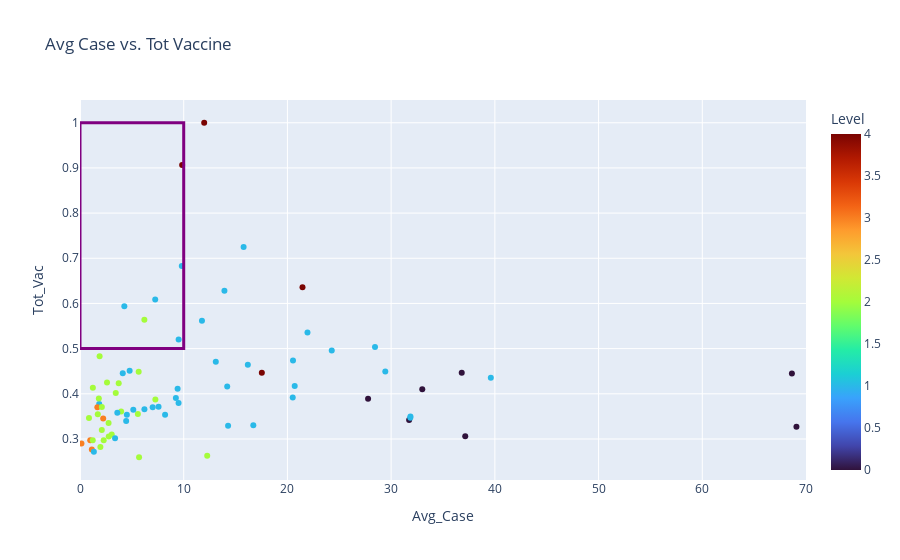

This figure's notebook cell:
### Code cell
# 3D Plot
import plotly.graph_objects as go


# fig = px.scatter_3d(Y, x="Avg_Case", y="Tot_Vac",z='607_Vac',size='Avg_PosTest',hover_name='Province',color='Level',title='3D Scatter Plot',color_continuous_scale='Turbo')
fig = px.scatter(Y, x="Avg_Case",y="Tot_Vac",hover_name='Province',color='Level',title='Avg Case vs. Tot Vaccine',color_continuous_scale='Turbo')
fig.add_shape(type="rect",
    xref="x", yref="y",
    x0=0, y0=0.5, x1=10, y1=1,
    line=dict(
        color="Purple",
        width=3,
    ),
)
fig.update_layout(xaxis_range=[0,70])
fig.show()

### Figure 1 — Plotly figure (JSON) as saved in the notebook; plotly's stock layout.template omitted (floating-point values rounded to 4 significant figures)
{"data": [{"hovertemplate": "<b>%{hovertext}</b><br><br>Avg_Case=%{x}<br>Tot_Vac=%{y}<br>Level=%{marker.color}<extra></extra>", "hovertext": ["Amnat Charoen", "Ang Thong", "Bangkok", "Bueng Kan", "Buriram", "Chachoengsao", "Chai Nat", "Chaiyaphum", "Chanthaburi", "Chiang Mai", "Chiang Rai", "Chonburi", "Chumphon", "Kalasin", "Kamphaeng Phet", "Kanchanaburi", "Khon Kaen", "Krabi", "Lampang", "Lamphun", "Loei", "Lopburi", "Mae Hong Son", "Maha Sarakham", "Mukdahan", "Nakhon Nayok", "Nakhon Pathom", "Nakhon Phanom", "Nakhon Ratchasima", "Nakhon Sawan", "Nakhon Si Thammarat", "Nan", "Narathiwat", "Nong Bua Lamphu", "Nong Khai", "Nonthaburi", "Pathum Thani", "Pattani", "Phang Nga", "Phatthalung", "Phayao", "Phetchabun", "Phetchaburi", "Phichit", "Phitsanulok", "Phra Nakhon Si Ayutthaya", "Phrae", "Phuket", "Prachinburi", "Prachuap Khiri Khan", "Ranong", "Ratchaburi", "Rayong", "Roi Et", "Sa Kaeo", "Sakon Nakhon", "Samut Prakan", "Samut Sakhon", "Samut Songkhram", "Saraburi", "Satun", "Sing Buri", "Sisaket", "Songkhla", "Sukhothai", "Suphan Buri", "Surat Thani", "Surin", "Tak", "Trang", "Trat", "Ubon Ratchathani", "Udon Thani", "Uthai Thani", "Uttaradit", "Yala", "Yasothon"], "legendgroup": "", "marker": {"color": [2, 1, 4, 3, 2, 1, 2, 2, 0, 1, 1, 1, 1, 2, 2, 1, 1, 4, 2, 2, 2, 1, 2, 2, 3, 1, 1, 3, 1, 1, 0, 3, 0, 1, 2, 2, 1, 0, 4, 1, 2, 1, 1, 1, 1, 1, 2, 4, 1, 1, 1, 1, 1, 2, 1, 3, 1, 1, 1, 1, 1, 2, 2, 0, 2, 1, 1, 2, 0, 1, 1, 1, 1, 2, 2, 0, 2], "coloraxis": "coloraxis", "symbol": "circle"}, "mode": "markers", "name": "", "orientation": "v", "showlegend": false, "type": "scatter", "x": [0.8647, 6.21, 9.849, 1.142, 1.89, 11.76, 3.965, 2.102, 33.0, 20.54, 1.852, 15.77, 16.71, 5.695, 2.755, 14.19, 8.204, 17.53, 1.816, 3.732, 5.578, 7.007, 12.26, 3.059, 2.237, 9.41, 4.786, 0.138, 4.122, 9.504, 31.73, 1.674, 37.14, 1.336, 7.266, 6.205, 4.275, 69.08, 21.45, 31.86, 3.447, 3.597, 21.93, 4.451, 4.517, 9.508, 1.716, 11.97, 20.7, 28.44, 7.252, 20.51, 24.27, 2.284, 14.28, 0.9849, 13.93, 9.817, 9.243, 13.09, 31.85, 5.657, 1.966, 36.81, 2.106, 5.139, 16.18, 2.77, 27.78, 39.61, 29.44, 3.381, 7.573, 1.239, 2.604, 68.64, 1.227], "xaxis": "x", "y": [0.3463, 0.3658, 0.9064, 0.2769, 0.4831, 0.5616, 0.3608, 0.3198, 0.4099, 0.4737, 0.3772, 0.7248, 0.3301, 0.2595, 0.3355, 0.4162, 0.3534, 0.4464, 0.3895, 0.4231, 0.3552, 0.37, 0.2627, 0.3097, 0.3454, 0.4114, 0.4513, 0.2901, 0.4454, 0.3797, 0.3419, 0.3701, 0.3063, 0.2716, 0.3872, 0.5639, 0.594, 0.3273, 0.6358, 0.3495, 0.402, 0.358, 0.5356, 0.3397, 0.3533, 0.52, 0.355, 1, 0.4172, 0.5038, 0.6089, 0.3916, 0.4959, 0.2971, 0.3292, 0.2972, 0.6281, 0.6829, 0.3909, 0.4712, 0.3469, 0.4489, 0.2822, 0.4464, 0.3705, 0.3646, 0.4643, 0.3052, 0.3888, 0.4353, 0.4491, 0.3013, 0.371, 0.4135, 0.4248, 0.445, 0.2974], "yaxis": "y"}], "layout": {"coloraxis": {"colorbar": {"title": {"text": "Level"}}, "colorscale": [[0, "#30123b"], [0.07143, "#4145ab"], [0.1429, "#4675ed"], [0.2143, "#39a2fc"], [0.2857, "#1bcfd4"], [0.3571, "#24eca6"], [0.4286, "#61fc6c"], [0.5, "#a4fc3b"], [0.5714, "#d1e834"], [0.6429, "#f3c63a"], [0.7143, "#fe9b2d"], [0.7857, "#f36315"], [0.8571, "#d93806"], [0.9286, "#b11901"], [1, "#7a0402"]]}, "legend": {"tracegroupgap": 0}, "shapes": [{"line": {"color": "Purple", "width": 3}, "type": "rect", "x0": 0, "x1": 10, "xref": "x", "y0": 0.5, "y1": 1, "yref": "y"}], "title": {"text": "Avg Case vs. Tot Vaccine"}, "xaxis": {"anchor": "y", "domain": [0, 1], "range": [0, 70], "title": {"text": "Avg_Case"}}, "yaxis": {"anchor": "x", "domain": [0, 1], "title": {"text": "Tot_Vac"}}}}
